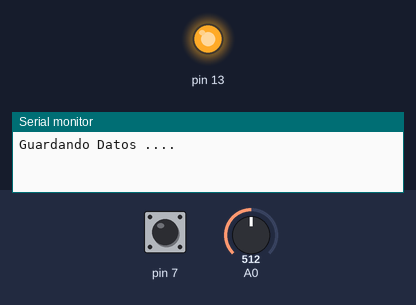
The sketch below on a simulated Arduino Uno, built with avr-gcc and run on an emulated ATmega328P. On the bench: output pins drawn as LEDs (lit = HIGH), the last lines printed to the serial monitor. Inputs (shaded band) come from the test bench; at power-on: pin 7 HIGH, A0 = 512. EEPROM starts erased.

Above: at 0.1 s.
At 2.0 s:
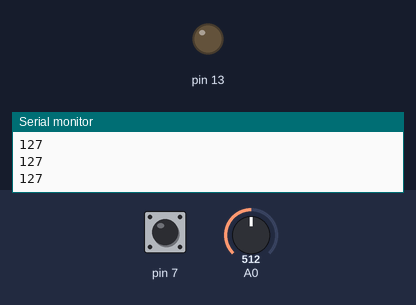
Timing chart, 0 to 3.5 s (numbered marks = the images above):
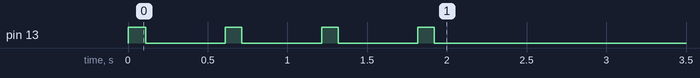

The sketch:

ejemplo.ino
```cpp
#include <EEPROM.h>        // libreria EEPROM

void setup() {
  Serial.begin(9600);       // inicializa monitor serie a 9600 bps
  pinMode(13, OUTPUT);
  pinMode(7, INPUT);

  if(digitalRead(7)==0){
     Serial.println("Datos Almacenados");  // imprime texto
     for (int i = 0; i <= 3; i++) {
        Serial.println( EEPROM.read(i) );   // Lee los datos de la memoria EEPROM
        delay (100);
    }
  }else {
      Serial.println("Guardando Datos .... ");  // imprime texto
      for (int i = 0; i <= 3; i++) {
         digitalWrite(13, HIGH);
         delay (100);
         long  dato = analogRead(0);
         dato = map(dato,0,1024,0,255);
         EEPROM.put(i, dato);           // Escribe datos de la memoria EEPROM
         Serial.println(dato);
         digitalWrite(13, LOW);
        delay (500);
      }
   }
}
void loop() {
}
```
